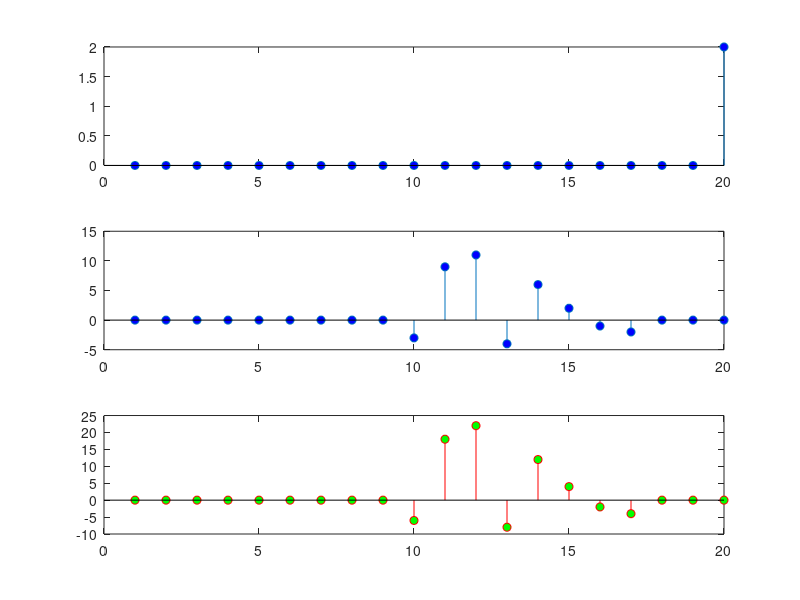

Write the MATLAB code that produced this figure.
clear 
clc
pause on

k=9;
xn=1:20;
resultado=zeros(1,20);

h=[2 0 0 0 0 0 0 0]; %h=impulso unitario
m=length(h);
H=[h,zeros(1,20-m)];
%H= H([ end-k+1:end 1:end-k ]);

x=[-3 9 11 -4 6 2 -1 -2];
n=length(x);
X=[x,zeros(1,20-n)];
X= X([ end-k+1:end 1:end-k ]);

impulso=zeros(1,20);
subplot(3,1,3)
stem(xn,impulso,'r','MarkerFaceColor','green')

%Hi=[hi,zeros(1,40-n)];

  for i=1:20
      
    resultado=X.*H;
    impulso(i)=sum(resultado);
    
    subplot(3,1,2);
    stem(xn,X,'MarkerFaceColor','blue')
    
    subplot(3,1,3)
    stem(xn,impulso,'r','MarkerFaceColor','green')
    
    subplot(3,1,1);
    stem(xn,H,'MarkerFaceColor','blue')
    
    H= H([end 1:end-1]);
    pause(0.2)   
  end
  pause off
 